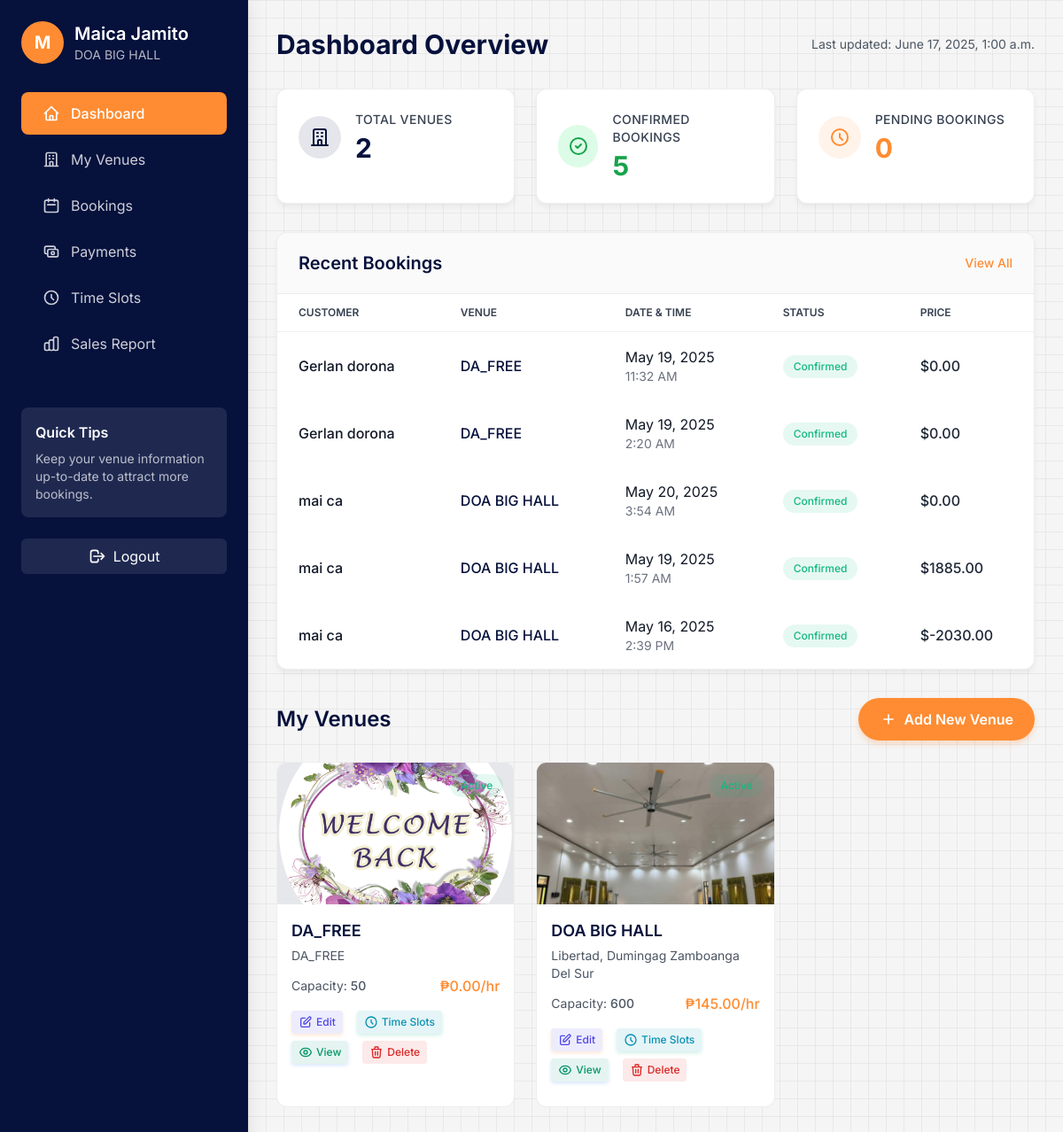
The page /manager/ (signed in) on the database its author committed.
### booking/models/venue_manager.py (models this page shows, shortened)
class VenueManager(models.Model):
    user = models.OneToOneField(User, on_delete=models.CASCADE, related_name='venue_manager')
    phone = models.CharField(max_length=20, blank=True)
    company_name = models.CharField(max_length=100, blank=True)
    is_approved = models.BooleanField(default=False)
    created_at = models.DateTimeField(auto_now_add=True)
    class Meta:
        ordering = ['-created_at']

### booking/models/booking.py (models this page shows, shortened)
class Booking(models.Model):
    STATUS_CHOICES = [
        ('pending', 'Pending'),
        ('confirmed', 'Confirmed'),
        ('cancelled', 'Cancelled'),
        ('free', 'Free Venue'),
    ]
    user = models.ForeignKey(User, on_delete=models.CASCADE, related_name='bookings')
    venue = models.ForeignKey(Venue, on_delete=models.CASCADE, related_name='bookings')
    time_slot = models.ForeignKey(TimeSlot, on_delete=models.CASCADE, related_name='bookings')
    num_guests = models.PositiveIntegerField()
    status = models.CharField(max_length=20, choices=STATUS_CHOICES, default='pending')
    special_requests = models.TextField(blank=True)
    total_price = models.DecimalField(max_digits=10, decimal_places=2)
    booking_date = models.DateTimeField(auto_now_add=True)
    class Meta:
        ordering = ['-booking_date']

### booking/models/venue.py (models this page shows, shortened)
class Venue(models.Model):
    STATUS_CHOICES = [
        ('active', 'Active'),
        ('maintenance', 'Under Maintenance'),
        ('inactive', 'Inactive'),
    ]
    name = models.CharField(max_length=200)
    description = models.TextField()
    address = models.CharField(max_length=255)
    capacity = models.PositiveIntegerField()
    hourly_rate = models.DecimalField(max_digits=10, decimal_places=2)
    image = models.ImageField(upload_to='venues/', blank=True, null=True)
    categories = models.ManyToManyField(Category, related_name='venues')
    manager = models.ForeignKey(VenueManager, on_delete=models.SET_NULL, null=True, related_name='managed_venues')
    status = models.CharField(max_length=20, choices=STATUS_CHOICES, default='active')
    created_at = models.DateTimeField(auto_now_add=True)
    updated_at = models.DateTimeField(auto_now=True)
    class Meta:
        ordering = ['name']

### booking/models/time_slot.py (models this page shows, shortened)
class TimeSlot(models.Model):
    venue = models.ForeignKey(Venue, on_delete=models.CASCADE, related_name='time_slots')
    date = models.DateField()
    start_time = models.TimeField()
    end_time = models.TimeField()
    is_available = models.BooleanField(default=True)
    class Meta:
        ordering = ['date', 'start_time']
        unique_together = ['venue', 'date', 'start_time']

### booking/views/manager_views.py (the view)
# urls.py: path('manager/', views.manager_dashboard, name='manager_dashboard'),
@login_required
@venue_manager_required
def manager_dashboard(request):
    manager = request.user.venue_manager
    venues = Venue.objects.filter(manager=manager)
    recent_bookings = Booking.objects.filter(
        venue__in=venues
    ).order_by('-booking_date')[:10]
    pending_bookings_count = Booking.objects.filter(
        venue__in=venues,
        status='pending'
    ).count()
    venues_count = venues.count()
    confirmed_bookings_count = Booking.objects.filter(
        venue__in=venues,
        status='confirmed'
    ).count()
    context = {
        'manager': manager,
        'venues': venues,
        'recent_bookings': recent_bookings,
        'pending_bookings_count': pending_bookings_count,
        'venues_count': venues_count,
        'confirmed_bookings_count': confirmed_bookings_count,
    }
    return render(request, 'manager/dashboard.html', context)

### templates/manager/dashboard.html (shortened to what this page needs)
<!DOCTYPE html>
<html lang="en">
<head>
    <script src="https://cdn.tailwindcss.com"></script>
</head>
<body>
    <div class="dashboard-container">
        {% with active_page='dashboard' %}
            {% include 'manager/components/sidebar.html' %}
        {% endwith %}
        <main class="p-8">
            <div class="flex justify-between items-center mb-8">
                <h1 class="text-3xl font-bold text-primary">Dashboard Overview</h1>
                <div class="text-sm text-gray-600">
                    Last updated: {% now "F j, Y, g:i a" %}
                </div>
            </div>
            {% include 'manager/components/stats_cards.html' %}
            {% include 'manager/components/recent_bookings.html' %}
            {% include 'manager/components/venues_list.html' %}
        </main>
    </div>
</body>
</html>

### templates/manager/components/sidebar.html (shortened to what this page needs)
<aside class="sidebar">
    <div class="p-6">
        <div class="flex items-center space-x-3 mb-8">
            <div class="relative group cursor-pointer" onclick="openProfilePictureModal()">
                {% if user.profile.profile_picture %}
                <img src="{{ user.profile.profile_picture.url }}" alt="{{ user.username }}" class="w-12 h-12 rounded-full object-cover border-2 border-white">
                {% else %}
                <div class="w-12 h-12 bg-accent rounded-full flex items-center justify-center text-white font-bold text-xl">
                    {{ user.get_full_name|default:user.username|slice:":1"|upper }}
                </div>
                {% endif %}
            </div>
            <div>
                <h2 class="text-xl font-semibold text-white">{{ user.get_full_name|default:user.username }}</h2>
                <p class="text-white/70 text-sm">{% if user.venue_manager %}{{ user.venue_manager.company_name }}{% else %}Venue Manager{% endif %}</p>
            </div>
        </div>
        <nav class="space-y-1 mt-8">
            <a href="{% url 'manager_dashboard' %}" class="sidebar-link {% if active_page == 'dashboard' %}active{% endif %}">
                <svg class="h-5 w-5" fill="none" viewBox="0 0 24 24" stroke="currentColor">
                    <path stroke-linecap="round" stroke-linejoin="round" stroke-width="2" d="M3 12l2-2m0 0l7-7 7 7M5 10v10a1 1 0 001 1h3m10-11l2 2m-2-2v10a1 1 0 01-1 1h-3m-6 0a1 1 0 001-1v-4a1 1 0 011-1h2a1 1 0 011 1v4a1 1 0 001 1m-6 0h6"></path>
                </svg>
                Dashboard
            </a>
            <a href="{% url 'manager_venues' %}" class="sidebar-link {% if active_page == 'venues' %}active{% endif %}">
                <svg class="h-5 w-5" fill="none" viewBox="0 0 24 24" stroke="currentColor">
                    <path stroke-linecap="round" stroke-linejoin="round" stroke-width="2" d="M19 21V5a2 2 0 00-2-2H7a2 2 0 00-2 2v16m14 0h2m-2 0h-5m-9 0H3m2 0h5M9 7h1m-1 4h1m4-4h1m-1 4h1m-5 10v-5a1 1 0 011-1h2a1 1 0 011 1v5m-4 0h4"></path>
                </svg>
                My Venues
            </a>
            <a href="{% url 'manager_bookings' %}" class="sidebar-link {% if active_page == 'bookings' %}active{% endif %}">
                <svg class="h-5 w-5" fill="none" viewBox="0 0 24 24" stroke="currentColor">
                    <path stroke-linecap="round" stroke-linejoin="round" stroke-width="2" d="M8 7V3m8 4V3m-9 8h10M5 21h14a2 2 0 002-2V7a2 2 0 00-2-2H5a2 2 0 00-2 2v12a2 2 0 002 2z"></path>
                </svg>
                Bookings
            </a>
            <a href="{% url 'manager_payments' %}" class="sidebar-link {% if active_page == 'payments' %}active{% endif %}">
                <svg class="h-5 w-5" fill="none" viewBox="0 0 24 24" stroke="currentColor">
                    <path stroke-linecap="round" stroke-linejoin="round" stroke-width="2" d="M17 9V7a2 2 0 00-2-2H5a2 2 0 00-2 2v6a2 2 0 002 2h2m2 4h10a2 2 0 002-2v-6a2 2 0 00-2-2H9a2 2 0 00-2 2v6a2 2 0 002 2zm7-5a2 2 0 11-4 0 2 2 0 014 0z"></path>
                </svg>
                Payments
            </a>
            <a href="{% if venues %}{% url 'manager_time_slots' venues.first.id %}{% else %}#{% endif %}" class="sidebar-link " >
                <svg class="h-5 w-5" fill="none" viewBox="0 0 24 24" stroke="currentColor">
                    <path stroke-linecap="round" stroke-linejoin="round" stroke-width="2" d="M12 8v4l3 3m6-3a9 9 0 11-18 0 9 9 0 0118 0z"></path>
                </svg>
                Time Slots
            </a>
            <a href="{% url 'manager_sales_report' %}" class="sidebar-link {% if active_page == 'sales_report' %}active{% endif %}">
                Sales Report
            </a>
        </nav>
        <div class="mt-12 p-4 bg-white/10 rounded-lg">
            <h3 class="font-semibold text-white mb-2">Quick Tips</h3>
            <p class="text-white/70 text-sm">Keep your venue information up-to-date to attract more bookings.</p>
        </div>
        <div class="mt-6">
            <a href="{% url 'custom_logout' %}" class="flex items-center justify-center w-full py-2 px-4 bg-white/10 hover:bg-white/20 text-white rounded-md transition-colors">
                <svg class="h-5 w-5 mr-2" fill="none" viewBox="0 0 24 24" stroke="currentColor">
                    <path stroke-linecap="round" stroke-linejoin="round" stroke-width="2" d="M17 16l4-4m0 0l-4-4m4 4H7m6 4v1a3 3 0 01-3 3H6a3 3 0 01-3-3V7a3 3 0 013-3h4a3 3 0 013 3v1"></path>
                </svg>
                Logout
            </a>
        </div>
    </div>
</aside>

### templates/manager/components/recent_bookings.html
<div class="dashboard-card mb-8">
    <div class="dashboard-card-header">
        <h2 class="text-xl font-semibold text-primary">Recent Bookings</h2>
        <a href="{% url 'manager_bookings' %}" class="text-accent hover:text-accent/80 text-sm font-medium">View All</a>
    </div>
    {% if recent_bookings %}
    <div class="overflow-x-auto">
        <table class="dashboard-table">
            <thead>
                <tr>
                    <th>Customer</th>
                    <th>Venue</th>
                    <th>Date & Time</th>
                    <th>Status</th>
                    <th>Price</th>
                </tr>
            </thead>
            <tbody>
                {% for booking in recent_bookings %}
                <tr>
                    <td>
                        <div class="font-medium text-gray-900">{{ booking.user.get_full_name|default:booking.user.username }}</div>
                    </td>
                    <td>
                        <div class="font-medium text-primary">{{ booking.venue.name }}</div>
                    </td>
                    <td>
                        <div class="text-gray-900">{{ booking.time_slot.date|date:"M d, Y" }}</div>
                        <div class="text-sm text-gray-500">{{ booking.time_slot.start_time|time:"g:i A" }}</div>
                    </td>
                    <td>
                        <span class="badge {% if booking.status == 'confirmed' %}badge-success{% elif booking.status == 'pending' %}badge-warning{% else %}badge-danger{% endif %}">
                            {{ booking.status|title }}
                        </span>
                    </td>
                    <td class="font-medium text-accent">${{ booking.total_price }}</td>
                </tr>
                {% endfor %}
            </tbody>
        </table>
    </div>
    {% else %}
    <div class="p-8 text-center">
        <p class="text-gray-600">No bookings yet.</p>
    </div>
    {% endif %}
</div>

### templates/manager/components/venues_list.html (shortened to what this page needs)
<div class="mb-8">
    <div class="flex justify-between items-center mb-6">
        <h2 class="text-2xl font-semibold text-primary">My Venues</h2>
        <button onclick="openAddModal()" class="add-venue-btn">
            <svg class="h-5 w-5 mr-2" fill="none" viewBox="0 0 24 24" stroke="currentColor">
                <path stroke-linecap="round" stroke-linejoin="round" stroke-width="2" d="M12 6v6m0 0v6m0-6h6m-6 0H6"></path>
            </svg>
            Add New Venue
        </button>
    </div>
    {% if venues %}
    <div class="grid grid-cols-1 md:grid-cols-3 gap-6">
        {% for venue in venues %}
        <div class="venue-card bg-white">
            <div class="h-40 bg-gray-200 relative">
                {% if venue.image %}
                <img src="{{ venue.image.url }}" alt="{{ venue.name }}" class="w-full h-full object-cover">
                {% endif %}
                <div class="absolute top-3 right-3">
                    <span class="badge {% if venue.status == 'active' %}badge-success{% elif venue.status == 'maintenance' %}badge-warning{% else %}badge-danger{% endif %}">
                        {{ venue.status|title }}
                    </span>
                </div>
            </div>
            <div class="p-4">
                <h3 class="text-lg font-semibold text-primary mb-1">{{ venue.name }}</h3>
                <p class="text-gray-600 text-sm mb-3">{{ venue.address }}</p>
                <div class="flex justify-between items-center mb-4">
                    <div class="text-sm text-gray-600">Capacity: <span class="font-medium">{{ venue.capacity }}</span></div>
                    <div class="text-accent font-medium">₱{{ venue.hourly_rate }}/hr</div>
                </div>
                <div class="flex flex-wrap gap-2 mb-3">
                    <button
                        class="venue-action-btn edit"
                        onclick="openModal({{ venue.id }}); return false;">
                        <svg class="h-4 w-4 mr-1" fill="none" viewBox="0 0 24 24" stroke="currentColor">
                            <path stroke-linecap="round" stroke-linejoin="round" stroke-width="2" d="M11 5H6a2 2 0 00-2 2v11a2 2 0 002 2h11a2 2 0 002-2v-5m-1.414-9.414a2 2 0 112.828 2.828L11.828 15H9v-2.828l8.586-8.586z"></path>
                        </svg>
                        Edit
                    </button>
                    <a href="{% url 'manager_time_slots' venue.id %}" class="venue-action-btn manage">
                        <svg class="h-4 w-4 mr-1" fill="none" viewBox="0 0 24 24" stroke="currentColor">
                            <path stroke-linecap="round" stroke-linejoin="round" stroke-width="2" d="M12 8v4l3 3m6-3a9 9 0 11-18 0 9 9 0 0118 0z"></path>
                        </svg>
                        Time Slots
                    </a>
                    <a href="{% url 'venue_detail' venue.id %}" class="venue-action-btn view">
                        View
                    </a>
                    <a href="#" onclick="confirmDelete({{ venue.id }}, '{{ venue.name|escapejs }}'); return false;" class="venue-action-btn delete">
                        <svg class="h-4 w-4 mr-1" fill="none" viewBox="0 0 24 24" stroke="currentColor">
                            <path stroke-linecap="round" stroke-linejoin="round" stroke-width="2" d="M19 7l-.867 12.142A2 2 0 0116.138 21H7.862a2 2 0 01-1.995-1.858L5 7m5 4v6m4-6v6m1-10V4a1 1 0 00-1-1h-4a1 1 0 00-1 1v3M4 7h16"></path>
                        </svg>
                        Delete
                    </a>
                </div>
            </div>
        </div>
        {% endfor %}
    </div>
    {% endif %}
</div>

### rows shown on the page
Booking: user.get_full_name "Gerlan dorona", venue.name "DA_FREE", time_slot "May 19, 2025", time_slot.start_time "11:32 AM", status "Confirmed", total_price "0.00"
Booking: user.get_full_name "Gerlan dorona", venue.name "DA_FREE", time_slot "May 19, 2025", time_slot.start_time "2:20 AM", status "Confirmed", total_price "0.00"
Booking: user.get_full_name "mai ca", venue.name "DOA BIG HALL", time_slot "May 20, 2025", time_slot.start_time "3:54 AM", status "Confirmed", total_price "0.00"
Booking: user.get_full_name "mai ca", venue.name "DOA BIG HALL", time_slot "May 19, 2025", time_slot.start_time "1:57 AM", status "Confirmed", total_price "1885.00"
Booking: user.get_full_name "mai ca", venue.name "DOA BIG HALL", time_slot "May 16, 2025", time_slot.start_time "2:39 PM", status "Confirmed", total_price "-2030.00"
Venue: image (picture), status "Active", name "DA_FREE", address "DA_FREE", capacity "50", hourly_rate "0.00"
Venue: image (picture), name "DOA BIG HALL", address "Libertad, Dumingag Zamboanga Del Sur", capacity "600", hourly_rate "145.00"

### other values the page prints
{{ user.get_full_name|default:user.username|slice:":1"|upper }} "M"
{{ user.get_full_name|default:user.username }} "Maica Jamito"
{{ user.venue_manager.company_name }} "DOA BIG HALL"
{{ venues_count }} "2"
{{ confirmed_bookings_count }} "5"
{{ pending_bookings_count }} "0"
